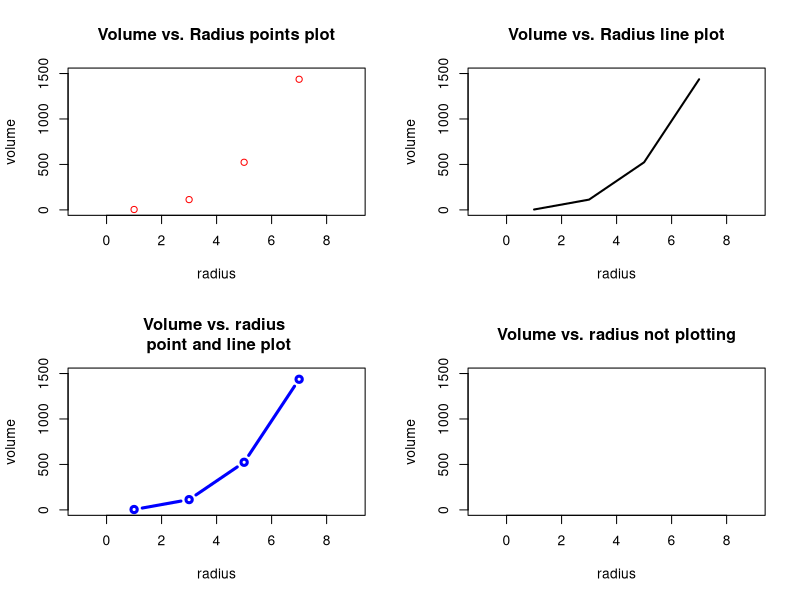

Write R code to recreate this figure.
## ---- chunk 1
radius = c(1,3,5,7)
volume = 4/3*pi*radius^3
par(mfrow=c(2,2))
plot(radius,volume,main="Volume vs. Radius points plot",
     xlab="radius",
     ylab="volume",
     ylim=c(0,1500),xlim=c(-1,9),
     col="red",
     lwd=1,
     type = "p")
plot(radius,volume,main="Volume vs. Radius line plot",
     xlab="radius",
     ylab="volume",
     ylim=c(0,1500),xlim=c(-1,9),
     col="black",
     lwd=2,
     type = "l")
plot(radius,volume,main="Volume vs. radius \n point and line plot",
     xlab="radius",
     ylab="volume",
     ylim=c(0,1500),xlim=c(-1,9),
     col="blue",
     lwd=3,
     type = "b")
plot(radius,volume,main="Volume vs. radius not plotting",
     xlab="radius",
     ylab="volume",
     ylim=c(0,1500),xlim=c(-1,9),
     col="orange",
     lwd=4,
     type = "n")
